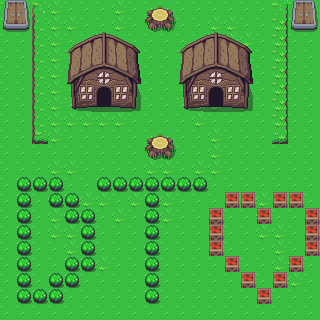

The image is a tile-based game level rendered from a .tmx file. Its description and complete source (layers, tilesets, objects, tile grids) follow:
An orthogonal 20x20 tile map with 16x16 px tiles, 2 tile layers (Background, House).

<map version="1.2" tiledversion="1.2.4" orientation="orthogonal" renderorder="right-down" width="20" height="20" tilewidth="16" tileheight="16" infinite="0" nextlayerid="5" nextobjectid="1">
 <tileset firstgid="1" source="Tilesets/Overworld.tsx" />
 <layer id="1" name="Background" width="20" height="20">
  <data encoding="csv">
406,406,406,406,406,406,406,406,406,406,406,406,406,406,406,406,406,406,406,406,
406,406,406,406,406,406,406,406,406,406,406,406,406,366,366,406,406,406,406,406,
406,406,406,406,406,406,406,406,406,406,406,406,406,406,366,366,406,406,406,406,
406,406,406,405,406,406,406,406,406,406,406,406,406,406,366,366,406,406,406,406,
406,406,406,406,406,406,406,406,406,406,406,406,406,366,366,406,406,406,406,406,
406,406,406,406,406,406,406,406,406,406,406,406,406,366,406,406,406,406,406,406,
406,406,406,406,406,406,406,406,406,406,406,406,366,366,406,406,406,406,406,406,
406,406,406,406,406,406,446,406,406,406,406,406,366,406,406,406,406,406,406,406,
406,406,406,406,406,406,406,406,406,406,406,406,406,366,406,406,406,406,406,406,
406,406,406,406,406,406,406,406,406,406,366,406,406,366,406,406,406,406,406,406,
406,406,406,366,366,406,406,406,406,366,366,406,366,366,406,406,406,406,406,406,
406,406,406,366,406,406,406,406,366,366,406,366,366,406,406,406,406,406,406,406,
406,406,406,366,406,366,366,406,366,406,366,366,406,406,406,406,366,406,406,406,
406,406,406,366,366,366,406,366,406,366,366,406,406,406,406,406,366,406,406,406,
406,406,406,366,366,406,366,366,406,366,406,406,406,406,406,406,366,366,406,406,
406,406,406,406,366,406,366,406,406,366,406,406,406,406,406,406,406,366,406,406,
406,406,406,406,406,406,366,406,406,406,406,406,406,406,406,406,406,366,366,406,
406,406,406,406,406,406,406,406,406,406,406,406,406,406,406,406,406,406,366,406,
406,406,406,406,406,406,406,406,406,406,406,406,406,406,406,406,406,406,406,406,
406,406,406,406,406,406,406,406,406,406,406,406,406,406,406,406,406,406,406,406
</data>
 </layer>
 <layer id="4" name="House" width="20" height="20">
  <data encoding="csv">
232,233,365,366,0,0,0,366,0,152,153,0,0,0,0,0,406,367,232,233,
272,273,405,366,366,0,0,366,0,192,193,0,0,0,0,0,406,407,272,273,
0,0,405,366,7,8,9,10,11,0,406,7,8,9,10,11,406,407,0,0,
0,0,405,366,47,48,49,50,51,0,406,47,48,49,50,51,406,407,0,0,
0,0,405,366,87,88,89,90,91,0,406,87,88,89,90,91,406,407,0,0,
0,0,405,366,127,128,129,130,131,0,406,127,128,129,130,131,406,407,0,0,
0,0,405,366,167,168,169,170,171,0,406,167,168,169,170,171,406,407,0,0,
0,0,405,366,366,366,366,366,0,0,406,0,0,0,0,0,406,407,0,0,
0,0,445,366,0,0,0,0,0,152,153,0,0,0,0,0,406,447,0,0,
0,0,0,0,0,0,0,0,0,192,193,406,0,0,0,406,0,0,0,0,
0,0,0,0,0,0,0,0,0,0,0,406,0,0,0,406,0,0,0,0,
0,563,563,563,0,0,563,563,563,563,563,563,563,0,0,406,0,0,0,0,
0,563,0,563,563,0,0,0,0,563,0,406,0,0,829,829,0,829,829,0,
0,563,0,0,563,563,0,0,0,563,0,406,0,829,0,406,829,0,0,829,
0,563,0,0,0,563,406,406,0,563,0,406,0,829,0,406,0,0,0,829,
0,563,0,0,0,563,406,406,0,563,0,406,0,829,0,406,0,0,0,829,
0,563,0,0,563,563,0,0,0,563,0,406,0,0,829,406,0,0,829,0,
0,563,0,563,563,0,0,0,0,563,0,0,0,0,0,829,0,829,0,0,
0,563,563,563,0,0,0,0,0,563,0,0,0,0,0,0,829,0,0,0,
0,0,0,0,0,0,0,0,0,0,0,0,0,0,0,0,0,0,0,0
</data>
 </layer>
</map>
